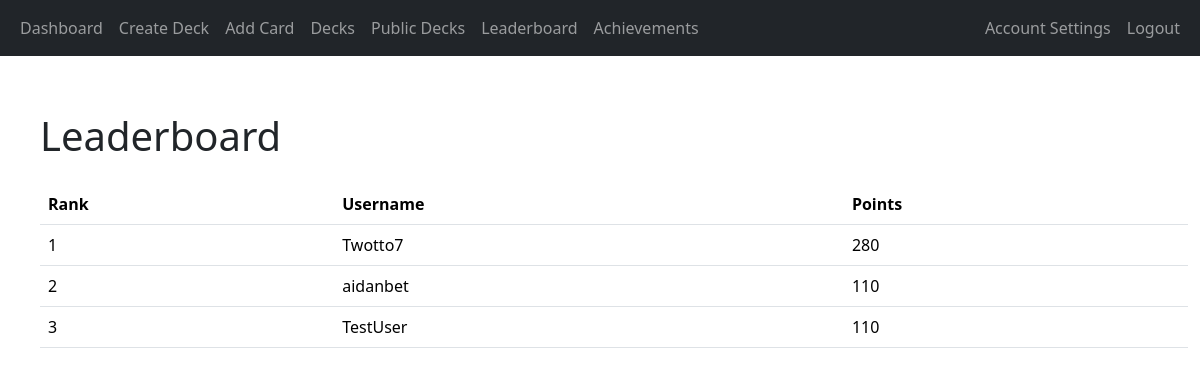
The page /leaderboard (signed in) on the database as committed earlier.
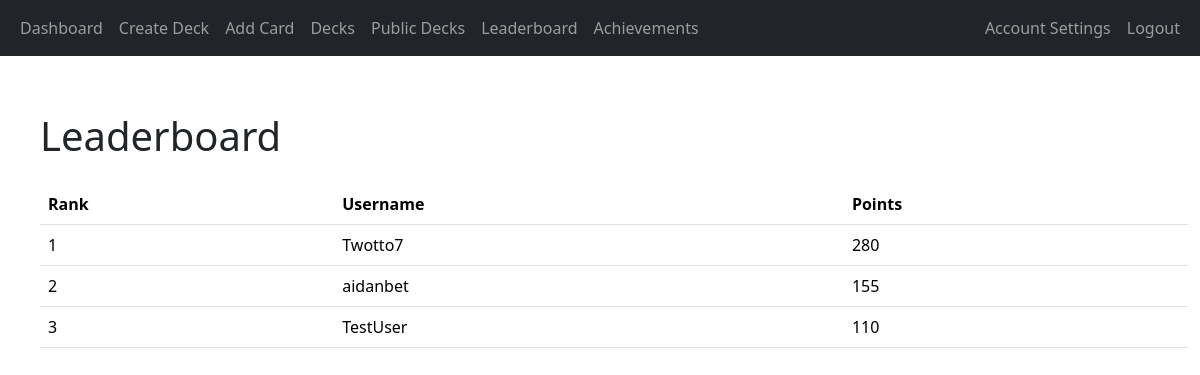
The same page on the database as committed later.
### app/auth/models.py (models this page shows, shortened)
class User(db.Model, UserMixin):
    user_id = db.Column(db.Integer, primary_key=True)
    username = db.Column(db.String(80), unique=True, nullable=False)
    email = db.Column(db.String(120), unique=True, nullable=False)
    password_hash = db.Column(db.String(128), nullable=False)
    points = db.Column(db.Integer, default=0)  # Add points column
    achievements = db.relationship('UserAchievement', back_populates='user', cascade='all, delete-orphan')
    login_events = db.relationship('LoginEvent', backref='user', cascade='all, delete-orphan', lazy=True)
    decks = db.relationship('Deck', backref='user', cascade='all, delete-orphan', lazy=True)

### app/gamification/routes.py (the view)
@gamification_blueprint.route('/leaderboard')
@login_required
def leaderboard():
    users = User.query.order_by(User.points.desc()).limit(10).all()  # Get top 10 users
    return render_template('leaderboard.html', users=users)

### app/__init__.py (called while the page is built)
@login_manager.user_loader
def load_user(user_id):
    return User.query.get(int(user_id))

### app/gamification/templates/leaderboard.html (shortened to what this page needs)
{% extends "base.html" %}
{% block content %}
<div class="container mt-4">
    <h1 class="mb-4">Leaderboard</h1>
    <table class="table">
        <thead>
            <tr>
                <th>Rank</th>
                <th>Username</th>
                <th>Points</th>
            </tr>
        </thead>
        <tbody>
            {% for user in users %}
            <tr>
                <td>{{ loop.index }}</td>
                <td>{{ user.username }}</td>
                <td>{{ user.points }}</td>
            </tr>
            {% endfor %}
        </tbody>
    </table>
</div>
{% endblock %}

### app/templates/base.html (shortened to what this page needs)
<!doctype html>
<html lang="en">
<head>
    <link href="https://cdn.jsdelivr.net/npm/bootstrap@5.3.2/dist/css/bootstrap.min.css" rel="stylesheet"
>
    <link rel="stylesheet" href="{{ url_for('static', filename='styles.css') }}">
</head>
<body>
<header class="site-header">
    <nav class="navbar navbar-expand-sm navbar-dark bg-dark">
        <div class="container-fluid">
            <div class="collapse navbar-collapse" id="navbarToggle">
                <div class="navbar-nav me-auto">
                    {% if current_user.is_authenticated %}
                    <a class="nav-item nav-link" href="{{ url_for('main.dashboard') }}">Dashboard</a>
                        <a class="nav-item nav-link" href="{{ url_for('decks.create_deck') }}">Create Deck</a>
                        <a class="nav-item nav-link" href="{{ url_for('decks.add_card') }}">Add Card</a>
                    <a class="nav-item nav-link" href="{{ url_for('decks.decks') }}">Decks</a>
                        <a class="nav-item nav-link" href="{{ url_for('decks.public_decks') }}">Public Decks</a>
                        <a class="nav-item nav-link" href="{{ url_for('gamification.leaderboard') }}">Leaderboard</a>
                        <a class="nav-item nav-link" href="{{ url_for('gamification.user_achievements') }}">Achievements</a>
                </div>
                <div class="navbar-nav ms-auto">
                    <a class="nav-link" href="{{ url_for('auth.account_settings') }}">Account Settings</a>
                    <a class="nav-item nav-link" href="{{ url_for('auth.logout') }}">Logout</a>
                    {% else %}
                    <a class="nav-item nav-link" href="{{ url_for('main.index') }}">Home</a>
                </div>
                <div class="navbar-nav ms-auto">
                    <a class="nav-item nav-link" href="{{ url_for('auth.login') }}">Login</a>
                    <a class="nav-item nav-link" href="{{ url_for('auth.register') }}">Register</a>
                    {% endif %}
                </div>
            </div>
        </div>
    </nav>
</header>
<main role="main" class="container-fluid">
    <div class="row mt-2 ms-3">
        <div class="col-auto text-center">
        </div>
    </div>
    <div class="row mt-3 ms-3">
        {% block content %}{% endblock %}
    </div>
</main>
</body>
</html>

Rows that differ between the two databases and show on the page:
changed User "aidanbet": points "110" → "155"
